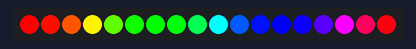
A sketch run on a simulated Arduino Uno, built with avr-gcc and run on an emulated ATmega328P. Parts: 18 RGB LEDs in strip order, left to right.

Above: at 0.17 s.
At 4.5 s:
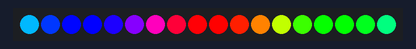
At 8.21 s:
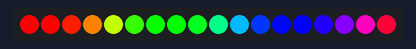
At 19.34 s:
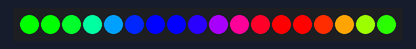
At 28.0 s:
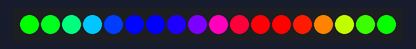
At 38.82 s:
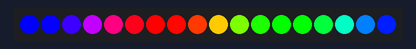

The sketch:

RGB_rainbow.ino
```cpp
#include <Adafruit_NeoPixel.h>

// Define pin connected to the data line of the WS2812B strip
#define PIN_WS2812B 14  // Change to your actual pin (e.g., D6)

// Define the number of LEDs in your WS2812B strip
#define NUM_LEDS 18

// Create an instance of the Adafruit_NeoPixel library
Adafruit_NeoPixel strip(NUM_LEDS, PIN_WS2812B, NEO_GRB + NEO_KHZ800);

void setup() {
  strip.begin();   // Initialize the LED strip
  strip.show();    // Clear all LEDs (turn off)
}
int j=0;

void loop() {
  for (int i = 0; i < strip.numPixels(); i++) {
    int pixelHue = (i * 256 / strip.numPixels() + j) & 255; // Calculate hue
    strip.setPixelColor(i, strip.gamma32(strip.ColorHSV(pixelHue * 65536 / 256)));
  }
  strip.show();  // Update the strip
  ++j;
  if(j==255) j =0;
  delay(10);
}
```
